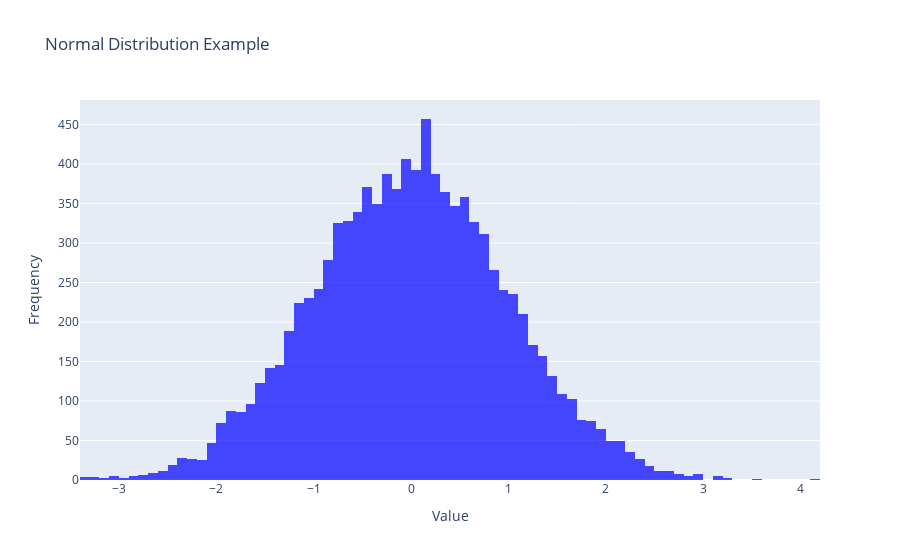

The notebook cell saved with this chart:
### Markdown cell above
### 2. Normal (Gaussian) Distribution

The most common distribution in statistics, where data tends to cluster around a mean.
Used for many natural processes and error modeling.

### Code cell
mu, sigma = 0, 1
normal_data = np.random.normal(mu, sigma, 10000)

fig = go.Figure(go.Histogram(
    x=normal_data,
    nbinsx=80,
    marker=dict(color='blue'),
    opacity=0.7
))
fig.update_layout(
    title='Normal Distribution Example',
    xaxis_title='Value',
    yaxis_title='Frequency'
)
fig.show()

### Figure 1 — Plotly figure (JSON) as saved in the notebook; plotly's stock layout.template omitted (floating-point values rounded to 4 significant figures; data arrays with more than 128 entries replaced by an {"elided": "..."} marker saying what was removed)
{"data": [{"marker": {"color": "blue"}, "nbinsx": 80, "opacity": 0.7, "type": "histogram", "x": {"elided": "10000 float values"}}], "layout": {"title": {"text": "Normal Distribution Example"}, "xaxis": {"title": {"text": "Value"}}, "yaxis": {"title": {"text": "Frequency"}}}}
